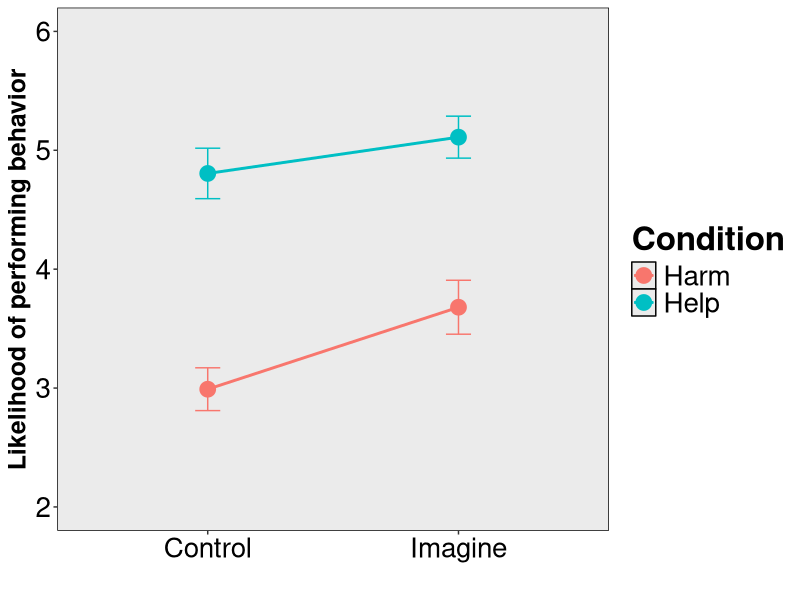

Generate this figure with R: (Note: this script raises an error after producing the figure.)
# setup -------------------------------------------------------------------

# only works in Rstudio -- otherwise you have to set the path manually!
setwd(dirname(rstudioapi::getActiveDocumentContext()$path))

require(ggplot2)
require(lme4)
require(lmerTest)
require(dplyr)
require(RColorBrewer)

theme_update(panel.grid.major = element_blank(), panel.grid.minor = element_blank(), panel.background = element_rect(colour = "black"),
             axis.text=element_text(size=20, colour = "black"), axis.title=element_text(size=18, face = "bold"), axis.title.x = element_text(vjust = 0),
             legend.title = element_text(size = 24, face = "bold"), legend.text = element_text(size = 20), plot.title = element_text(size = 26, face = "bold", vjust = 1),
             axis.title.y = element_text(vjust = 1))
ymin = 2
ymax = 6

se <- function(data) {return(sd(data)/sqrt(length(data)))}
dodge <- position_dodge(width=0.9)
getExcludeSubj = function(data, minRespLength, nResponses) {
  return((data %>% group_by(subject) %>%
            summarise(nResponses = length(response), respLength = mean(nchar(encodeString(as.character(na.omit(response)))))) %>%
            filter(respLength < minRespLength | nResponses != nResponses))$subject)
}


# import data -------------------------------------------------------------

data <- read.csv("data.csv") %>% arrange(subject) %>%
  mutate(imagine = factor(imagine, labels = c("Control", "Imagine"), levels = c(0,1)),
         condition = factor(condition, labels = c("Harm","Help"), levels = c(0,1)),
         rationalization = factor(rationalization, levels = c(0,1), labels = c("No", "Yes")),
         story_ind = factor(story, labels = 1:14))
data = data %>% filter(!(subject %in% getExcludeSubj(data, 50, length(unique(story_id)))))

df.bysubj <- data %>% group_by(condition, imagine, subject) %>%
  summarise(rating_will = mean(rating))

df.bycond <- df.bysubj %>% group_by(condition, imagine) %>%
  summarise(will = mean(rating_will), will.se = se(rating_will))


# main test ---------------------------------------------------------------
# how does imagining (vs control) alter the likelihood of performing behavior in each condition?

## plot result
ggplot(df.bycond, aes(x = imagine, y = will, colour = condition, group = condition)) +
  geom_line(aes(), size = 1) +
  geom_point(aes(), size = 5) +
  geom_errorbar(aes(ymax = will + will.se, ymin = will - will.se), width = .1) +
  labs(x = "", y = "Likelihood of performing behavior") +
  guides(linetype = guide_legend(title = "Condition"),
         colour = guide_legend(title = "Condition"),
         shape = guide_legend(title = "Condition")) +
  ylim(ymin, ymax)

## fit linear models
# first, test for interaction
model <- lmer(rating ~ condition * imagine + (1 + imagine | subject) + (1 + condition * imagine | story_ind), data = data, REML = F)
model.noint <- lmer(rating ~ condition + imagine + (1 + imagine | subject) + (1 + condition * imagine | story_ind), data = data, REML = F)
anova(model, model.noint)

# then, test for main effets
model.onlyimag <- lmer(rating ~ imagine + (1 + imagine | subject) + (1 + condition * imagine | story_ind), data = data, REML = F)
model.onlycond <- lmer(rating ~ condition + (1 + imagine | subject) + (1 + condition * imagine | story_ind), data = data, REML = F)
anova(model.noint, model.onlycond) # main effect of imagine (chisq(1) = 6.49, p = .01)
anova(model.noint, model.onlyimag) # main effect of condition (chisq(1) = 10.78, p = .001)

# finally, test for simple effects
model.help <- lmer(rating ~ imagine + (1 + imagine | subject) + (1 + imagine | story_ind), data = data %>% filter(condition == 'Help'), REML = F)
model.help.null <- lmer(rating ~ 1 + (1 + imagine | subject) + (1 + imagine | story_ind), data = data %>% filter(condition == 'Help'), REML = F)
anova(model.help, model.help.null)
model.harm <- lmer(rating ~ imagine + (1 + imagine | subject) + (1 + imagine | story_ind), data = data %>% filter(condition == 'Harm'), REML = F)
model.harm.null <- lmer(rating ~ 1 + (1 + imagine | subject) + (1 + imagine | story_ind), data = data %>% filter(condition == 'Harm'), REML = F)
anova(model.harm, model.harm.null)


# justifiability ----------------------------------------------------------
df.imagharm = data %>% filter(imagine == 'Imagine' & condition == 'Harm')

# stuff for making experiment
to.print <- '[Q"Q'
responses <- df.imagharm$response

response <- as.character(responses[1])
to.print <- paste0(to.print, substr(response, gregexpr('"', response)[[1]][1], nchar(response)))
for (i in 2:length(responses)) {
  response <- as.character(responses[i])
  to.print <- paste(to.print, paste0('Q"Q', substr(response, gregexpr('"', response)[[1]][1], nchar(response))), sep = 'Q"Q, ')
}
to.print <- paste0(to.print, 'Q"Q];')
cat(to.print)

paste(as.character(df.rating$story_ind), sep="' '", collapse=", ")

# get ratings
df.justif = read.csv('justif_ratings.csv') %>% group_by(resp_num) %>%
  summarize(rating1.pctyes = mean(rating1 == 0), rating1.pctno = mean(rating1 == 1), rating1.pctfail = mean(rating1 == 2),
            rating2.mean = mean(rating2), rating2.se = se(rating2)) %>%
  arrange(resp_num) %>%
  mutate(rating2.mean = rating2.mean + 1, rating.high = rating2.mean > 4)

# add to df.imagharm
df.imagharm$justif.pctyes = df.justif$rating1.pctyes
df.imagharm$justif.pctno = df.justif$rating1.pctno
df.imagharm$justif.pctfail = df.justif$rating1.pctfail
df.imagharm$justif.mean = df.justif$rating2.mean
df.imagharm$justif.se = df.justif$rating2.se
df.imagharm$justif = df.justif$rating.high

# check out data
ggplot(df.imagharm, aes(df.imagharm$justif.mean)) + geom_histogram() + xlim(1,7) +
  labs(x = "How morally justified (1-7)", y = "Count") +
  geom_vline(xintercept = 4, color = 'red', linetype = 2)
mean(df.imagharm$justif.mean > 4) # 78% over midpoint
t.test(df.imagharm$justif.mean - 4)
ggplot(df.imagharm, aes(df.imagharm$justif.pctyes)) + geom_histogram() + xlim(0,1)
mean(df.imagharm$justif.pctyes > .5) # 75% had >50% of ppl say yes

# test for relationship w/ likelihood ratings
ggplot(df.imagharm, aes(x = df.imagharm$justif.mean, y = df.imagharm$rating)) +
  geom_point(size = 2, stroke = 2) +
  geom_smooth(method='lm') +
  labs(x = "How morally justified (1-7)", y = "Likelihood of performing behavior")
model.justif1 = lmer(rating ~ justif.mean + (1 + justif.mean | subject) + (1 + justif.mean | story_ind), data = df.imagharm)
model.justif1.null = lmer(rating ~ 1 + (1 + justif.mean | subject) + (1 + justif.mean | story_ind), data = df.imagharm)
summary(model.justif1)
anova(model.justif1, model.justif1.null)

ggplot(df.imagharm, aes(x = df.imagharm$justif.pctyes, y = df.imagharm$rating)) +
  geom_point(size = 2, stroke = 2) +
  geom_smooth(method='lm') +
  xlim(0,1)
model.justif2 = lmer(rating ~ justif.pctyes + (1 | subject) + (0 + justif.pctyes | subject) + (1 + justif.pctyes | story_ind), data = df.imagharm)
summary(model.justif2)

# put together w/ control data
df.imagharm.collapsed = df.imagharm %>% group_by(justif, subject) %>% summarize(rating = mean(rating)) %>%
  group_by(justif) %>% summarize(rating.mean = mean(rating), rating.se = se(rating))
  
df.combined = data.frame(category = factor(), rating = numeric(), rating.se = numeric())
df.combined = rbind(df.combined, data.frame(category = 'Control',
                             rating = df.bycond$will[df.bycond$condition == 'Harm' & df.bycond$imagine == 'Control'],
                             rating.se = df.bycond$will.se[df.bycond$condition == 'Harm' & df.bycond$imagine == 'Control']))
df.combined = rbind(df.combined, data.frame(category = 'Imagine--unjustified',
                                      rating = df.imagharm.collapsed$rating.mean[df.imagharm.collapsed$justif == F],
                                      rating.se = df.imagharm.collapsed$rating.se[df.imagharm.collapsed$justif == F]))
df.combined = rbind(df.combined, data.frame(category = 'Imagine--justified',
                                      rating = df.imagharm.collapsed$rating.mean[df.imagharm.collapsed$justif == T],
                                      rating.se = df.imagharm.collapsed$rating.se[df.imagharm.collapsed$justif == T]))

ggplot(df.combined, aes(x = category, y = rating)) +
  geom_point(size = 2, stroke = 2) + 
  ylim(2,6) + #scale_y_continuous(breaks = c(2,4,6)) +
  geom_errorbar(width = .1, aes(ymin = rating - rating.se, ymax = rating + rating.se)) +
  labs(x = "Trial type", y = "Likelihood of performing behavior")

data$justif = numeric(nrow(data))
for (i in 1:nrow(data)) {
  if (data$condition[i] == 'Harm' & data$imagine[i] == 'Imagine') {
    data$justif[i] = as.numeric(df.imagharm$justif[df.imagharm$id == data$id[i]])
  } else {
    data$justif[i] = -1
  }
}

model.harm.justif <- lmer(rating ~ imagine + (1 + imagine | subject) + (1 + imagine | story_ind), data = data %>% filter(condition == 'Harm' & justif != 0), REML = F)
model.harm.justif.null <- lmer(rating ~ 1 + (1 + imagine | subject) + (1 + imagine | story_ind), data = data %>% filter(condition == 'Harm' & justif != 0), REML = F)
anova(model.harm.justif, model.harm.justif.null)

model.harm.unjustif <- lmer(rating ~ imagine + (1 + imagine | subject) + (1 + imagine | story_ind), data = data %>% filter(condition == 'Harm' & justif != 1), REML = F)
model.harm.unjustif.null <- lmer(rating ~ 1 + (1 + imagine | subject) + (1 + imagine | story_ind), data = data %>% filter(condition == 'Harm' & justif != 1), REML = F)
anova(model.harm.unjustif, model.harm.unjustif.null)
